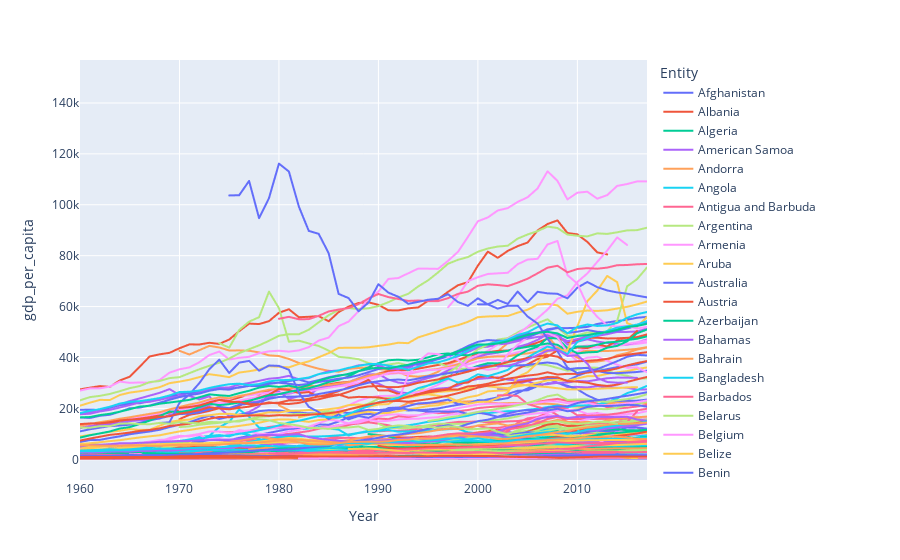

Notebook source saved alongside this figure:
### Code cell
px.line(gdp_and_pop, x='Year', y='gdp_per_capita', color='Entity')
